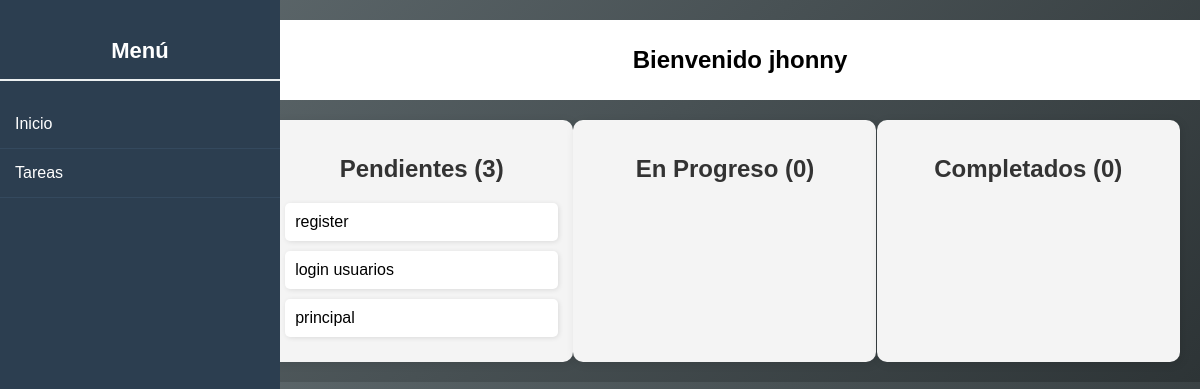
Screenshot of /principal (signed in) with the database file from the repository.
### app/models/models.py (models this page shows)
class Usuario(db.Model):
    id = db.Column(db.Integer, primary_key=True)
    nombre = db.Column(db.String(100), nullable=False)
    correo = db.Column(db.String(200), nullable=False)
    clave = db.Column(db.String(200), nullable=False)
    tareas = db.relationship('Tareas', backref='responsable', lazy=True, cascade="all, delete-orphan")

class Tareas(db.Model):
    id = db.Column(db.Integer, primary_key=True)
    titulo = db.Column(db.String(500), nullable=False)
    descripcion = db.Column(db.Text, nullable=False)
    fecha_creacion = db.Column(db.Date, default=datetime.utcnow, nullable=False)
    fecha_limite = db.Column(db.Date, nullable=True)
    prioridad = db.Column(db.Enum('baja', 'media', 'alta', name='prioridad_enum'), default='media')
    estado = db.Column(db.Enum('pendiente', 'progreso', 'completado', name='estado_enum'), default='pendiente')
    responsable_id = db.Column(db.Integer, db.ForeignKey('usuario.id', ondelete="CASCADE"), nullable=False)

### app/controls/control_tarea.py (the view)
@app.route("/principal")
def principal():
    if 'user_id' not in session:
        flash('por favor inicia secion primero', 'warning ')
        return redirect(url_for('login'))
    usuario = Usuario.query.get(session['user_id'])
    tarea = Tareas.query.filter_by(responsable_id=usuario.id).all()
    pendientes = Tareas.query.filter_by(estado='pendiente').all()
    progreso = Tareas.query.filter_by(estado='progreso').all()
    completado = Tareas.query.filter_by(estado='completado').all()
    return render_template("principal.html", user_nombre=session['user_nombre'], usuario=usuario, pendientes=pendientes,
                           progreso=progreso, completado=completado, tarea=tarea)

### app/templates/principal.html (shortened to what this page needs)
<!DOCTYPE html>
<html lang="es">
<head>
    <link rel="stylesheet" href="../static/css/principal.css">
</head>
<body>
    <div class="menu">
        <h2>Menú</h2>
        <ul>
            <li class="new-item">
                <a class="nav-link" href="{{ url_for('principal') }}">Inicio</a>
            </li>
            <li class="new-item">
                <a class="nav-link" href="{{ url_for('tareas') }}">Tareas</a>
            </li>
        </ul>
    </div>
    {% block content %}
    <div class="main-content">
        <div class="top-bar">
    <h2>Bienvenido {{ usuario.nombre }}</h2>
</div>
        <div class="task-summary">
            <div class="column">
                <h2>Pendientes ({{ pendientes|length }})</h2>
                {% for tarea in pendientes %}
                    <div class="task">{{ tarea.titulo }}</div>
                {% endfor %}
            </div>
            <div class="column">
                <h2>En Progreso ({{ progreso|length }})</h2>
            </div>
            <div class="column">
                <h2>Completados ({{ completado|length }})</h2>
            </div>
        </div>
    </div>
    {% endblock content %}
</body>
</html>

### app/static/css/principal.css (style rules this page uses)
body { font-family: Arial, sans-serif; background: linear-gradient(135deg, #636e72, #2d3436); margin: 0; padding: 0; }
.menu { width: 250px; height: 100vh; position: fixed; left: 0; top: 0; background: #2c3e50; padding-top: 20px; transition: width 0.3s ease-in-out; }
.menu h2 { color: white; text-align: center; font-size: 22px; padding-bottom: 15px; border-bottom: 2px solid #ecf0f1; }
.menu ul { list-style: none; padding: 0; margin: 0; }
.menu ul li { padding: 15px; border-bottom: 1px solid #34495e; }
.menu ul li a { color: white; text-decoration: none; display: flex; align-items: center; transition: background 0.3s; }
.main-content { flex: 1; padding: 20px; margin-left: 250px; }
.top-bar { text-align: center; display: flex; justify-content: center; align-items: center; background: white; padding: 15px; border-radius: 10px; margin-bottom: 20px; height: 50px; width: 100%; }
.task-summary { display: flex; justify-content: space-around; margin-top: 20px; }
.column { width: 30%; padding: 15px; background: #f4f4f4; border-radius: 10px; box-shadow: 2px 2px 10px rgba(0, 0, 0, 0.1); }
.column h2 { text-align: center; color: #333; }
.task { background: white; margin: 10px 0; padding: 10px; border-radius: 5px; box-shadow: 1px 1px 5px rgba(0, 0, 0, 0.1); }

### rows the page displays
Usuario: nombre "jhonny"
Tareas: titulo "register"
Tareas: titulo "login usuarios"
Tareas: titulo "principal"

### other values shown
{{ pendientes|length }} "3"
{{ progreso|length }} "0"
{{ completado|length }} "0"
